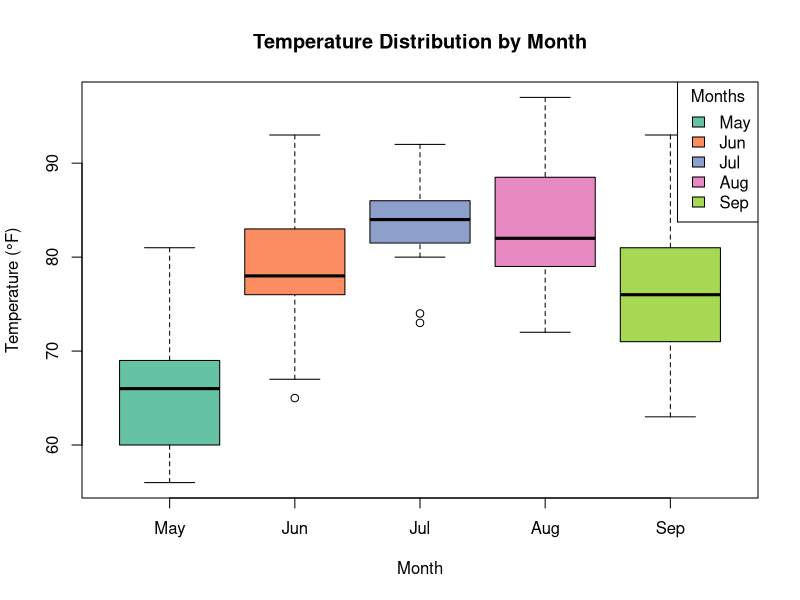
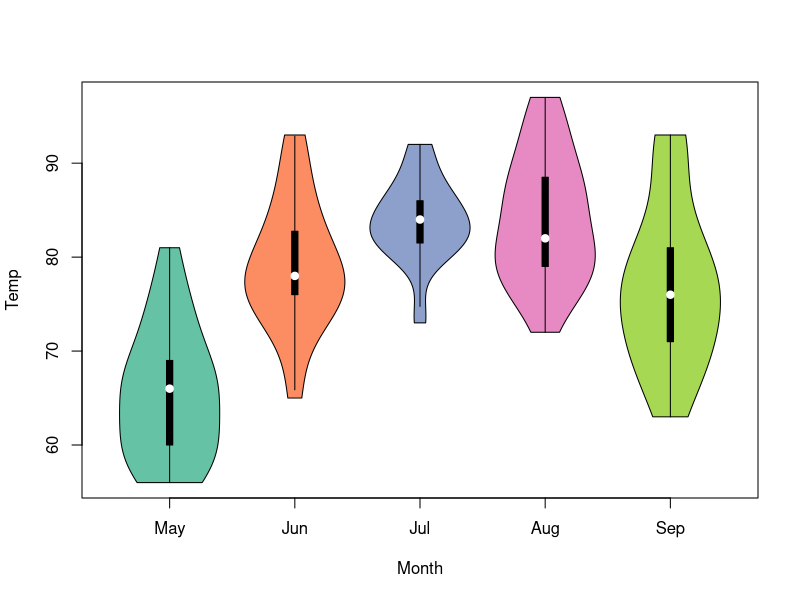
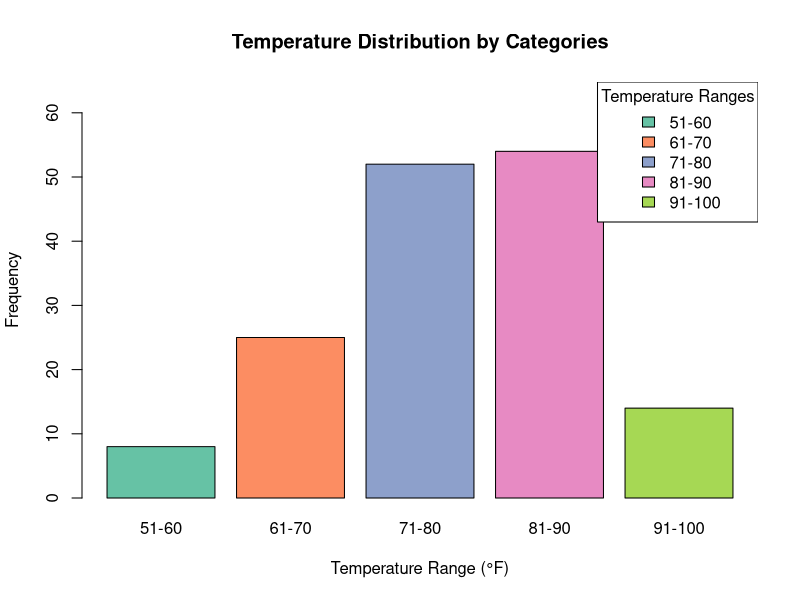
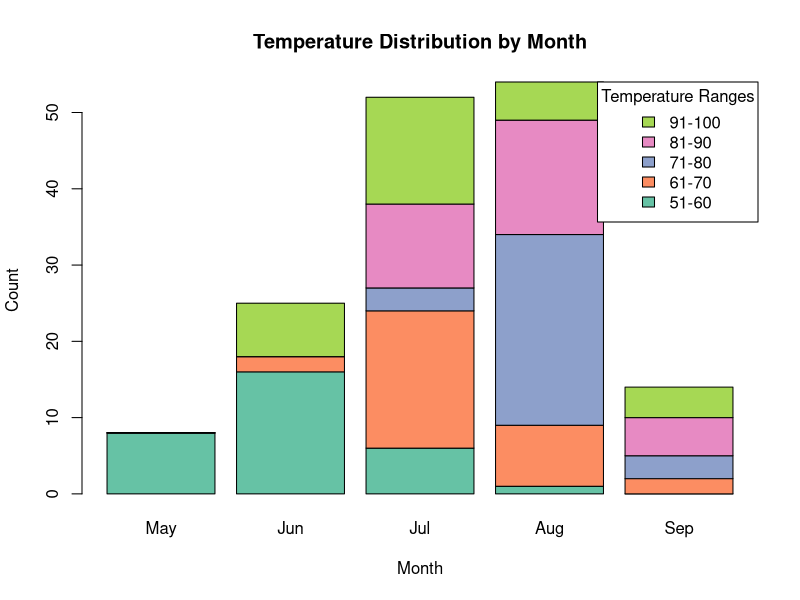

Generate these figures, in order, with R:
# Load the airquality dataset
df = airquality

# Create a color palette using RColorBrewer
library(RColorBrewer)
colors <- brewer.pal(5, "Set2")  # Get 5 colorblind-friendly colors for 5 months

# Create boxplot
boxplot(Temp ~ Month, data = df,
        col = colors,
        main = "Temperature Distribution by Month",
        xlab = "Month",
        ylab = "Temperature (°F)",
        names = c("May", "Jun", "Jul", "Aug", "Sep"))

# Add legend
legend("topright", 
       legend = c("May", "Jun", "Jul", "Aug", "Sep"),
       fill = colors,
       title = "Months")

## Violin Plot
install.packages("vioplot")
library(vioplot)
vioplot(Temp ~ Month, data = df, col = colors, names = c("May", "Jun", "Jul", "Aug", "Sep"))


## Bar Plots
# Create temperature categories
temp_breaks <- seq(50, 100, by = 10)
temp_categories <- cut(df$Temp, breaks = temp_breaks, labels = c("51-60", "61-70", "71-80", "81-90", "91-100"), include.lowest = TRUE)

# Calculate frequencies
temp_counts <- table(temp_categories)

# Create bar plot
barplot(height = temp_counts,
        col = colors,
        main = "Temperature Distribution by Categories",
        xlab = "Temperature Range (°F)",
        ylab = "Frequency",
        ylim = c(0, max(temp_counts) * 1.2))  # Add some space for potential labels

# Add legend
legend("topright",
       legend = names(temp_counts),
       fill = colors[1:length(temp_counts)],
       title = "Temperature Ranges")

# Stacked Bar Plot
# Create a matrix of temperature categories by month
temp_by_month <- table(df$Month, temp_categories)

# Create stacked bar plot
barplot(temp_by_month,
        col = colors,
        main = "Temperature Distribution by Month",
        xlab = "Month",
        ylab = "Count",
        names.arg = c("May", "Jun", "Jul", "Aug", "Sep"),
        legend.text = names(temp_counts),
        args.legend = list(x = "topright", title = "Temperature Ranges"))
